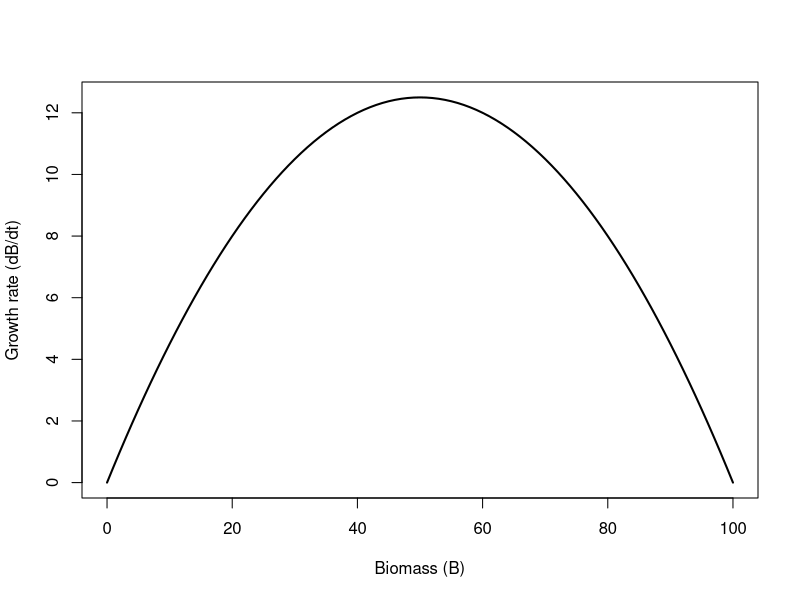
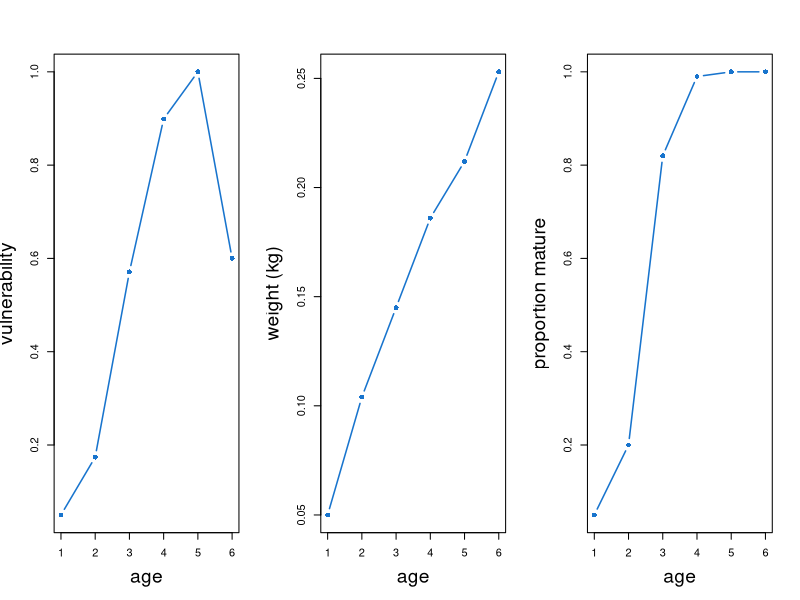

Write the R code that produced these figures, in order.
## ---- chunk 1
r <- 0.5
K <- 100
B <- 0:K # pick a range of B
dBdt <- r * B * (1 - B / K) # simulate dymamics
plot(B, dBdt,
  type = "l", lwd = 2,
  xlab = "Biomass (B)",
  ylab = "Growth rate (dB/dt)"
)
## ---- chunk 2
# life history vectors
vul <- c(0.05, 0.174, 0.571, 0.899, 1.000, 0.6) # vulnerability at age
wa <- c(0.05, 0.104, 0.145, 0.186, 0.212, 0.253) # weight at age
mat <- c(0.05, 0.20, 0.82, 0.99, 1.00, 1.00) # maturity at age
M <- 0.4 # instantaneous natural mortality
F <- 0.1 # instantaneous fishing mortality
## ---- chunk 3
# life history vectors
vul <- c(0.05, 0.174, 0.571, 0.899, 1.000, 0.6) # vulnerability at age
wa <- c(0.05, 0.104, 0.145, 0.186, 0.212, 0.253) # weight at age
mat <- c(0.05, 0.20, 0.82, 0.99, 1.00, 1.00) # maturity at age
M <- 0.4 # instantaneous natural mortality
F <- 0.1 # instantaneous fishing mortality

par(mfrow = c(1, 3))
plot(vul, xlab = "age", type = "b", ylab = "vulnerability", col = "dodgerblue3",
     cex.lab = 1.75, pch = 16, lwd = 1.5)
plot(wa, xlab = "age", type = "b", ylab = "weight (kg)",  col = "dodgerblue3",
     cex.lab = 1.75, pch = 16, lwd = 1.5)
plot(mat, xlab = "age", type = "b", ylab = "proportion mature",  col = "dodgerblue3",
     cex.lab = 1.75, pch = 16, lwd = 1.5)

n_ages <- length(mat) # number of age classes
ages <- 1:n_ages
# set up total instantaneous mortality at age Za vector
Za <- F * vul + M
# calculate survivorship in the fished state
lx <- numeric(n_ages)
lx[1] <- 1 # initialize
for (i in 2:n_ages) lx[i] <- lx[i - 1] * exp(-Za[i - 1]) # calculate lx recursively
lx[n_ages] <- lx[n_ages - 1] / (1 - exp(-Za[n_ages])) # plus group correction
sbrf <- sum(lx*mat*wa) # sumproduct lx, mat, wa
cat("My sbrf solution =", sbrf, "\n")

## ---- chunk 4
# life history vectors
vul <- c(0.05, 0.174, 0.571, 0.899, 1.000, 0.6) # vulnerability at age
wa <- c(0.05, 0.104, 0.145, 0.186, 0.212, 0.253) # weight at age
mat <- c(0.05, 0.20, 0.82, 0.99, 1.00, 1.00) # maturity at age
M <- 0.4 # instantaneous natural mortality
recK <- 5 # goodyear compensation ratio
Ro <- 10 # equilibrium unfished recruitment

n_ages <- length(mat) # number of age classes
ages <- 1:n_ages
# set up total instantaneous mortality at age Za vector
Za <- F * vul + M # F set to some arbitrary value (e.g., 0.1)
# calculate survivorship in the fished state
lx <- numeric(n_ages)
lx[1] <- 1 # initialize
for (i in 2:n_ages) lx[i] <- lx[i - 1] * exp(-Za[i - 1]) # calculate lx recursively
lx[n_ages] <- lx[n_ages - 1] / (1 - exp(-Za[n_ages])) # plus group correction
sbrf <- sum(lx * mat * wa)

# calculate survivorship in unfished state (i.e., F = 0)
lo <- numeric(n_ages)
lo[1] <- 1
for (i in 2:n_ages) lo[i] <- lo[i - 1] * exp(-M)
lo[n_ages] <- lo[n_ages - 1] / (1 - exp(-M)) # plus group
sbro <- sum(lo * mat * wa)
